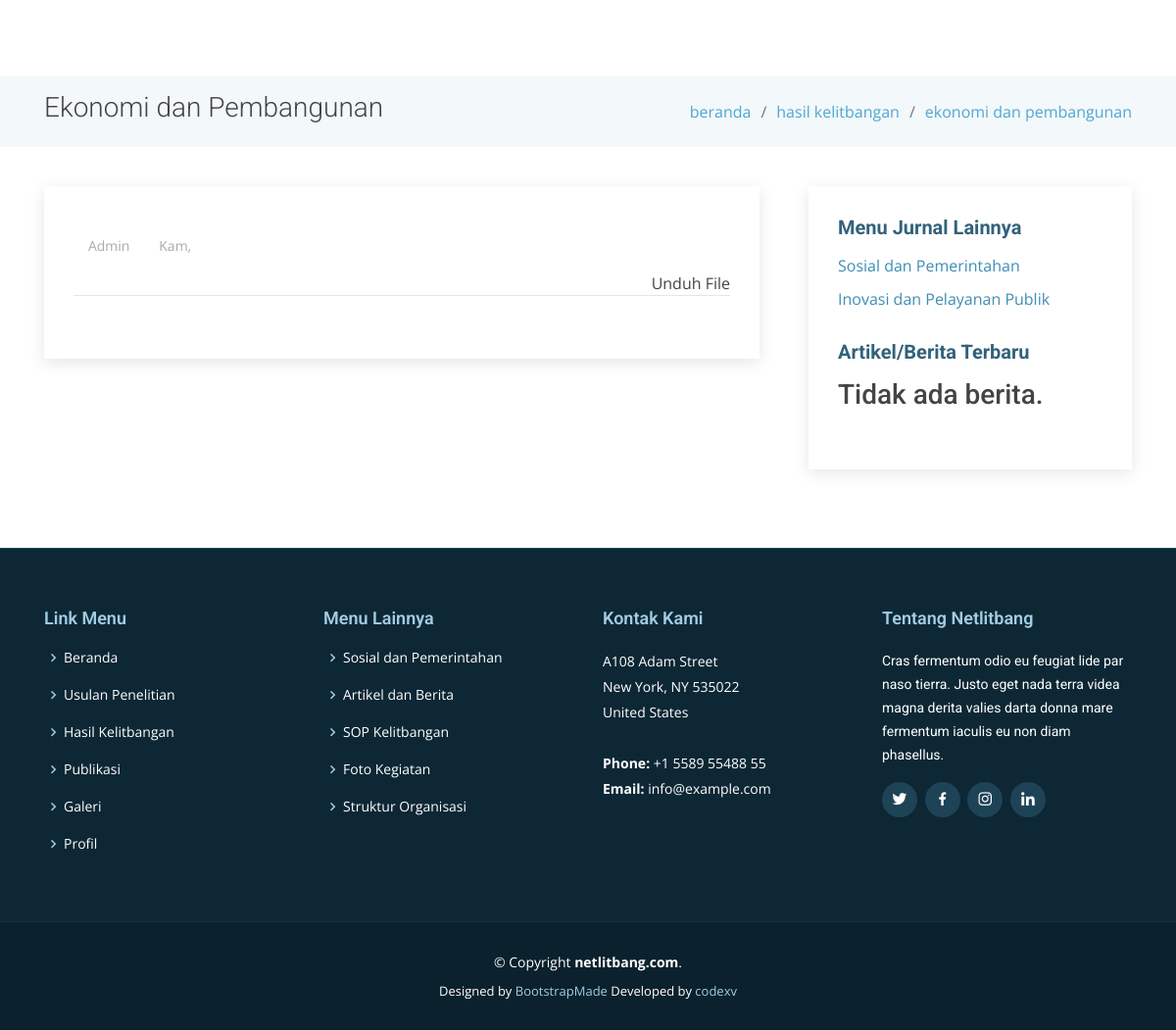
Before: /client/litbang/detail/ekonomi-pembangunan/yoyo-mamen-1596526646 (lower part) with the older database file.
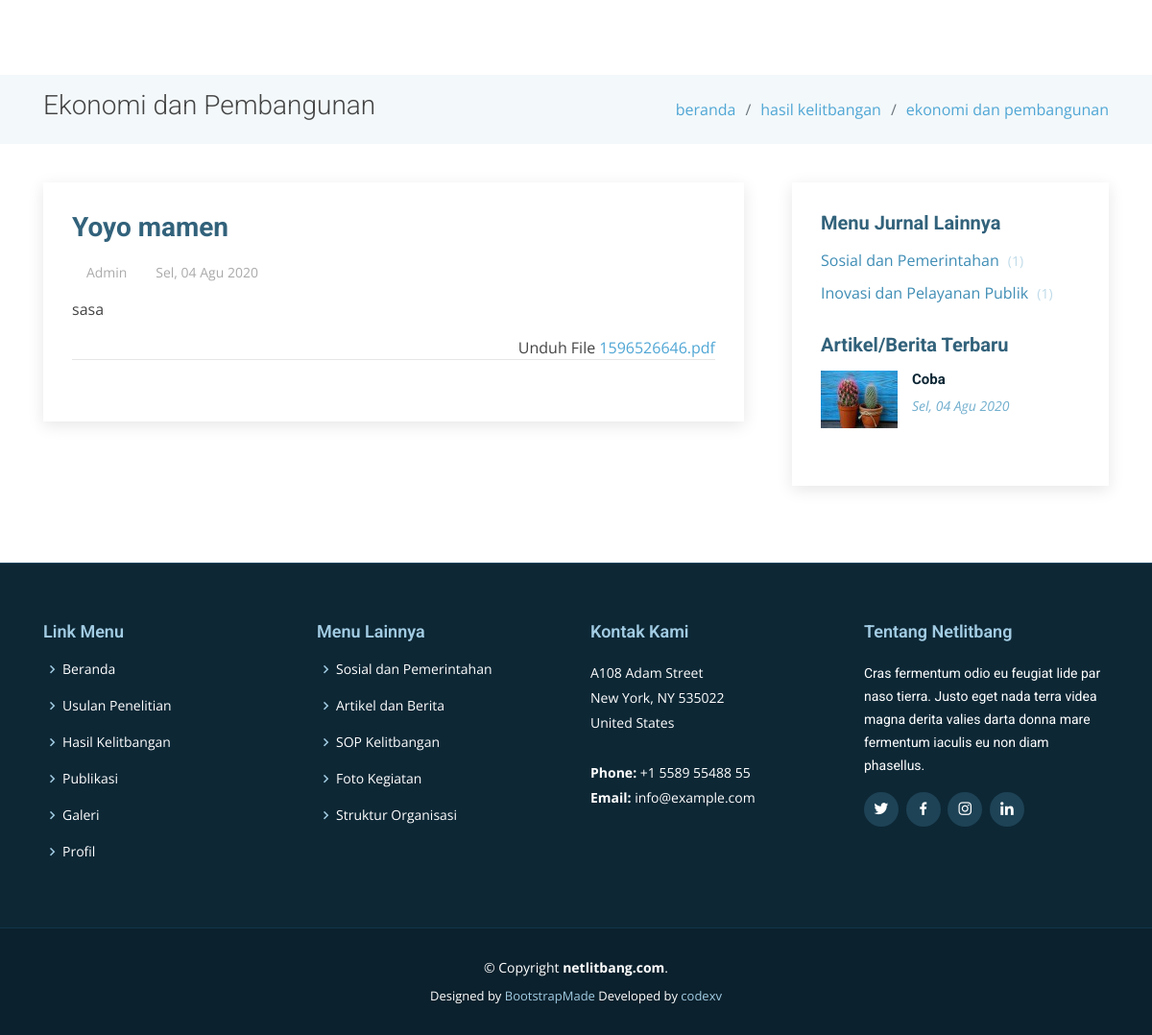
After: the same page with the newer database file.
### tables this page shows
CREATE TABLE `articles` (
  `id` int(11) NOT NULL,
  `title` varchar(250) DEFAULT NULL,
  `content` text NOT NULL,
  `file` varchar(55) DEFAULT NULL,
  `start_date` date DEFAULT NULL,
  `end_date` date DEFAULT NULL,
  `type` enum('sop-kelitbangan','rik-bombana','agenda-kegiatan','rekomendasi','artikel-berita','sosial-pemerintahan','ekonomi-pembangunan','inovasi-pelayanan-publik') NOT NULL,
  `slug` varchar(250) DEFAULT NULL,
  `created_at` timestamp NOT NULL DEFAULT CURRENT_TIMESTAMP,
  `created_by` int(11) NOT NULL,
  `updated_at` timestamp NULL DEFAULT NULL,
  `updated_by` int(11) DEFAULT NULL
);

### client/application/controllers/Litbang.php (called while the page is built, shortened)
<?php
class Litbang extends CI_Controller {
	public function __construct() {
		$this->load->model('Litbang_model');
	}
	public function detail($content, $slug) {
		$data					= $this->__getContentData($content, 'detail', $slug);
		$data['new_articles']	= $this->Litbang_model->getNewArticle();
		$this->load->view('templates/header');
		$this->load->view('templates/head-content', $data);
		$this->load->view('pages/litbang/'.$content.'-detail');
		$this->load->view('templates/footer');
	}
	protected function __getContentData($content, $function = 'index', $slug = NULL) {
		if($function == 'index') {
			if($content == 'sosial-pemerintahan') {
				$data				= $this->__getPagination($content, 'articles');
				$data['head']		= 'Sosial dan Pemerintahan';
				$data['content']	= 'Publikasi jurnal tema sosial dan pemerintahan.';
				$data['title']		= 'Sosial dan Pemerintahan';
				$data['link_map']	= [
					[
						'title'	=> 'beranda',
						'slug'	=> base_url()
					],
					[
						'title'	=> 'hasil kelitbangan',
						'slug'	=> NULL
					],
					[
						'title'	=> 'sosial dan pemerintahan',
						'slug'	=> NULL
					],
				];
				$data['side_submenu']	= [
					[
						'title'	=> 'Ekonomi dan Pembangunan',
						'slug'	=> base_url('litbang/ekonomi-pembangunan'),
						'total'	=> $this->Litbang_model->getTotalData('ekonomi-pembangunan', 'articles')
					],
					[
						'title'	=> 'Inovasi dan Pelayanan Publik',
						'slug'	=> base_url('litbang/inovasi-pelayanan-publik'),
						'total' => $this->Litbang_model->getTotalData('inovasi-pelayanan-publik', 'articles')
					]
				];
				return $data;
			}else if($content == 'ekonomi-pembangunan') {
				$data				= $this->__getPagination($content, 'articles');
				$data['head']		= 'Ekonomi dan Pembangunan';
				$data['content']	= 'Publikasi jurnal tema ekonomi dan pembangunan.';
				$data['title']		= 'Ekonomi dan Pembangunan';
				$data['link_map']	= [
					[
						'title'	=> 'beranda',
						'slug'	=> base_url()
					],
					[
						'title'	=> 'hasil kelitbangan',
						'slug'	=> NULL
					],
					[
						'title'	=> 'ekonomi dan pembangunan',
						'slug'	=> NULL
					],
				];
				$data['side_submenu']	= [
					[
						'title'	=> 'Sosial dan Pemerintahan',
						'slug'	=> base_url('litbang/sosial-pemerintahan'),
						'total'	=> $this->Litbang_model->getTotalData('sosial-pemerintahan', 'articles')
					],
					[
						'title'	=> 'Inovasi dan Pelayanan Publik',
						'slug'	=> base_url('litbang/inovasi-pelayanan-publik'),
						'total' => $this->Litbang_model->getTotalData('inovasi-pelayanan-publik', 'articles')
					]
				];
				return $data;
			}else if($content == 'inovasi-pelayanan-publik') {
				$data				= $this->__getPagination($content, 'articles');
				$data['head']		= 'Inovasi dan Pelayanan Publik';
				$data['content']	= 'Publikasi jurnal tema inovasi dan pelayanan publik.';
				$data['title']		= 'Inovasi dan Pelayanan Publik';
				$data['link_map']	= [
					[
						'title'	=> 'beranda',
						'slug'	=> base_url()
					],
					[
						'title'	=> 'hasil kelitbangan',
						'slug'	=> NULL
					],
					[
						'title'	=> 'inovasi dan pelayanan publik',
						'slug'	=> NULL
					],
				];
				$data['side_submenu']	= [
					[
						'title'	=> 'Sosial dan Pemerintahan',
						'slug'	=> base_url('litbang/sosial-pemerintahan'),
						'total'	=> $this->Litbang_model->getTotalData('sosial-pemerintahan', 'articles')
					],
					[
						'title'	=> 'Ekonomi dan Pembangunan',
						'slug'	=> base_url('litbang/ekonomi-pembangunan'),
						'total' => $this->Litbang_model->getTotalData('ekonomi-pembangunan', 'articles')
					]
				];
				return $data;
			}
		}else if($function == 'detail') {
			if($content == 'sosial-pemerintahan') {
				$data['results']	= $this->Litbang_model->getDetailData('articles', $slug);
				$data['head']		= 'Sosial dan Pemerintahan';
				$data['content']	= 'Publikasi jurnal tema sosial dan pemerintahan.';
				$data['title']		= 'Sosial dan Pemerintahan';
				$data['link_map']	= [
					[
						'title'	=> 'beranda',
						'slug'	=> base_url()
					],
					[
						'title'	=> 'jurnal',
						'slug'	=> NULL
					],
					[
						'title'	=> 'sosial dan pemerintahan',
						'slug'	=> base_url('litbang/sosial-pemerintahan')
					],
					[
						'title'	=> 'detail jurnal',
						'slug'	=> NULL
					],
				];
				$data['side_submenu']	= [
					[
						'title'	=> 'Ekonomi dan Pembangunan',
						'slug'	=> base_url('litbang/ekonomi-pembangunan'),
						'total'	=> NULL
					],
					[
						'title'	=> 'Inovasi dan Pelayanan Publik',
						'slug'	=> base_url('litbang/inovasi-pelayanan-publik'),
						'total' => NULL
					]
				];
				return $data;
			}else if($content == 'ekonomi-pembangunan') {
				$data['results']	= $this->Litbang_model->getDetailData('articles', $slug);
				$data['head']		= 'Ekonomi dan Pembangunan';
				$data['content']	= 'Publikasi jurnal tema ekonomi dan pembangunan.';
				$data['title']		= 'Ekonomi dan Pembangunan';
				$data['link_map']	= [
					[
						'title'	=> 'beranda',
						'slug'	=> base_url()
					],
					[
						'title'	=> 'hasil kelitbangan',
						'slug'	=> NULL
					],
					[
						'title'	=> 'ekonomi dan pembangunan',
						'slug'	=> NULL
					],
				];
				$data['side_submenu']	= [
					[
						'title'	=> 'Sosial dan Pemerintahan',
						'slug'	=> base_url('litbang/sosial-pemerintahan'),
						'total'	=> $this->Litbang_model->getTotalData('sosial-pemerintahan', 'articles')
					],
					[
						'title'	=> 'Inovasi dan Pelayanan Publik',
						'slug'	=> base_url('litbang/inovasi-pelayanan-publik'),
						'total' => $this->Litbang_model->getTotalData('inovasi-pelayanan-publik', 'articles')
					]
				];
				return $data;
			}else if($content == 'inovasi-pelayanan-publik') {
				$data['results']	= $this->Litbang_model->getDetailData('articles', $slug);
				$data['head']		= 'Inovasi dan Pelayanan Publik';
				$data['content']	= 'Publikasi jurnal tema inovasi dan pelayanan publik.';
				$data['title']		= 'Inovasi dan Pelayanan Publik';
				$data['link_map']	= [
					[
						'title'	=> 'beranda',
						'slug'	=> base_url()
					],
					[
						'title'	=> 'hasil kelitbangan',
						'slug'	=> NULL
					],
					[
						'title'	=> 'inovasi dan pelayanan publik',
						'slug'	=> NULL
					],
				];
				$data['side_submenu']	= [
					[
						'title'	=> 'Sosial dan Pemerintahan',
						'slug'	=> base_url('litbang/sosial-pemerintahan'),
						'total'	=> $this->Litbang_model->getTotalData('sosial-pemerintahan', 'articles')
					],
					[
						'title'	=> 'Ekonomi dan Pembangunan',
						'slug'	=> base_url('litbang/ekonomi-pembangunan'),
						'total' => $this->Litbang_model->getTotalData('ekonomi-pembangunan', 'articles')
					]
				];
				return $data;
			}
		}
	}
}

### client/index.php (called while the page is built, shortened)
<?php
require_once BASEPATH.'core/CodeIgniter.php';

### client/application/models/Litbang_model.php (called while the page is built, shortened)
<?php
class Litbang_model extends CI_Model{
    public function getNewArticle(){
                      $this->db->limit(3);
                      $this->db->order_by('created_at', 'DESC');
        $results    = $this->db->get_where('articles', ['type' => 'artikel-berita'])->result_array();
        return $results;
    }
    public function getDetailData($table, $slug) {
        $results    = $this->db->get_where($table, ['slug' => $slug])->result_array();
        return $results;
    }
}

### client/application/helpers/RMY_helper.php (called while the page is built, shortened)
<?php defined('BASEPATH') OR exit('No direct script access allowed');
if (! function_exists('_limitText($string, $limit = 100)'))
{
	function _limitText($string, $limit = 100) {
        $string = strip_tags($string);
        return $string;
    }
}
if (! function_exists('_dateShortID($date)'))
{
	function _dateShortID($date){
        $bulan = array(
            'Jan',
            'Feb',
            'Mar',
            'Apr',
            'Mei',
            'Jun',
            'Jul',
            'Agu',
            'Sep',
            'Okt',
            'Nov',
            'Des'
        );
        $hari = array(
            'Monday' => 'Sen',
            'Tuesday' => 'Sel',
            'Wednesday' => 'Rab',
            'Thursday' => 'Kam',
            'Friday' => 'Jum',
            'Saturday' => 'Sab',
            'Sunday' => 'Min'
        );
        $split = explode(' ', $date);
        $split = explode('-', $split[0]);
        $indexHari = date('l', strtotime($date));
        return $hari[$indexHari].', '.$split[2].' '.$bulan[$split[1]-1].' '.$split[0];
    }
}

### client/application/views/pages/litbang/ekonomi-pembangunan-detail.php (the view, shortened to what the changed rows need)
<main id="main">
    <section class="breadcrumbs">
        <div class="container">
            <div class="d-flex justify-content-between align-items-center">
            <h2><?=$title?></h2>
            <ol>
                <?php
                    foreach($link_map as $link) {
                ?>
                <li><a href="<?=$link['slug']?>"><?=$link['title']?></a></li>
                <?php
                    }
                ?>
            </ol>
            </div>
        </div>
    </section>
    <section class="blog" data-aos="fade-up" data-aos-easing="ease-in-out" data-aos-duration="500">
        <div class="container">
            <div class="row">
                <div class="col-lg-8 entries">
                    <article class="entry entry-single">
                        <h2 class="entry-title">
                            <a href="#"><?=$results[0]['title']?></a>
                        </h2>
                        <div class="entry-meta">
                            <ul>
                            <li class="d-flex align-items-center"><i class="icofont-wall-clock"></i> <a href="#"><time datetime="<?=date('Y-m-d')?>"><?=_dateShortID($results[0]['created_at'])?></time></a></li>
                            </ul>
                        </div>
                        <div class="entry-content">
                            <p><?=$results[0]['content']?></p>
                        </div>
                        <div class="read-more text-right">
                            Unduh File <a href="<?=base_url('uploads/files/').$results[0]['file']?>" download=""><?=$results[0]['file']?></a>
                        </div>
                    </article>
                </div>
                <div class="col-lg-4">
                    <div class="sidebar">
                    <div class="sidebar-item categories">
                        <ul>
                            <?php
                                foreach($side_submenu as $submenu) {
                            ?>
                            <li><a href="<?=$submenu['slug']?>"><?=$submenu['title']?> <?=!empty($submenu['total']) ? '<span>('.$submenu['total'].')</span>' : '' ?></a></li>
                            <?php
                                }
                            ?>
                        </ul>
                    </div>
                    <div class="sidebar-item recent-posts">
                        <?php
                            if(!empty($new_articles)) {
                                foreach($new_articles as $value) {
                        ?>
                        <div class="post-item clearfix">
                            <img src="<?=base_url('uploads/images/thumbs/').$value['file']?>" alt="gambar">
                            <h4><a href="<?=base_url('journal/detail/artikel-berita/').$value['slug']?>"><?=_limitText($value['title'],35)?></a></h4>
                            <time datetime="<?=date('Y-m-d')?>"><?=_dateShortID($value['created_at'])?></time>
                        </div>
                        <?php
                                }
                            }else {
                        ?>
                        <h3>Tidak ada berita.</h3>
                        <?php
                            }
                        ?>
                    </div>
                    </div>
                </div>
            </div>
        </div>
    </section>
</main>

Changed rows visible on the page:
added articles: title "Yoyo mamen", created_at "Sel, 04 Agu 2020", content "sasa", file "1596526646.pdf"
added articles: file (picture), title "Coba", created_at "Sel, 04 Agu 2020"
Other visible differences:
_dateShortID($results[0]['created_at']): "Kam," → (not shown)
new list line: "Sosial dan Pemerintahan ( 1 )"
new list line: "Inovasi dan Pelayanan Publik ( 1 )"
list line gone: "Sosial dan Pemerintahan"
list line gone: "Inovasi dan Pelayanan Publik"
text no longer shown: "Tidak ada berita."
